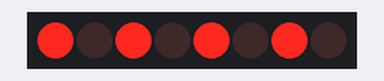
Bench run of a sketch on a simulated Arduino Uno, built with avr-gcc and run on an emulated ATmega328P. On the bench: 8 shift-register outputs drawn as a row of LEDs (first output left, lit = HIGH). Wiring (inferred from the names in the program): shift register (74HC595): data pin 12; shift clock pin 9; latch pin 11. Wiring (inferred from the signals the program sends): row of LEDs: on Q0, Q1, Q2, Q3, Q4, Q5, Q6, Q7.

Above: at 0.12 s.
At 2.37 s:
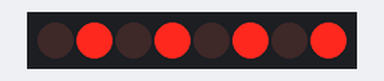
Timing chart, 0 to 3.0 s (numbered marks = the images above):
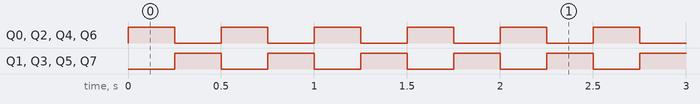

Measured:
- by itself, Q0–7: alternates HIGH for 0.25 s and LOW for 0.25 s

The sketch:

Lesson_42_-_Serial_to_Parallel_Shift_Register.ino
```cpp
//We are Learning how to use a Serial to Parallel Shift Register (74HC595)
//Declaring Variables
int LATCH_PIN = 11;
int CLOCK_PIN = 9;
int DATA_PIN = 12;
int DELAY = 250;

//Setting up Hexadecimanl Number
//We can also use binary by using a "b" instead of an "x"
byte LEDS_1 = 0xAA;
byte LEDS_2 = 0b01010101;


void setup() {
  //Starting Serial Monitor
  Serial.begin(9600);

  //Starting Serial to Parallel Shift Register Pins
  pinMode(LATCH_PIN, OUTPUT);
  pinMode(CLOCK_PIN, OUTPUT);
  pinMode(DATA_PIN, OUTPUT);
}


void loop() {
  //We want to send in data, and in order to do that we must set the latch pin low
  digitalWrite(LATCH_PIN, LOW);

  //Now we can send in our data
  //The "shiftOut" command automatically synchronizes the data the latch pin inputs with the clock pin
  //We want to send the data out using the data pin
  //We also have to tell the Arduino which pin uses the clock pin so the arduino knows where the clock pin is to syncrhonize the data with the clock pin
  //We also have to tell the arduino if the least significant or most significant bit is going to be sent first
  //We also have to tell the arduino what data we are sending
  shiftOut(DATA_PIN, CLOCK_PIN, LSBFIRST, LEDS_1);

  //Now that we have sent the data, we have to set the latch pin to high
  digitalWrite(LATCH_PIN, HIGH);
  delay(DELAY);

  //Making a cool pattern
  digitalWrite(LATCH_PIN, LOW);
  shiftOut(DATA_PIN, CLOCK_PIN, LSBFIRST, LEDS_2);
  digitalWrite(LATCH_PIN, HIGH);
  delay(DELAY);
}
```
